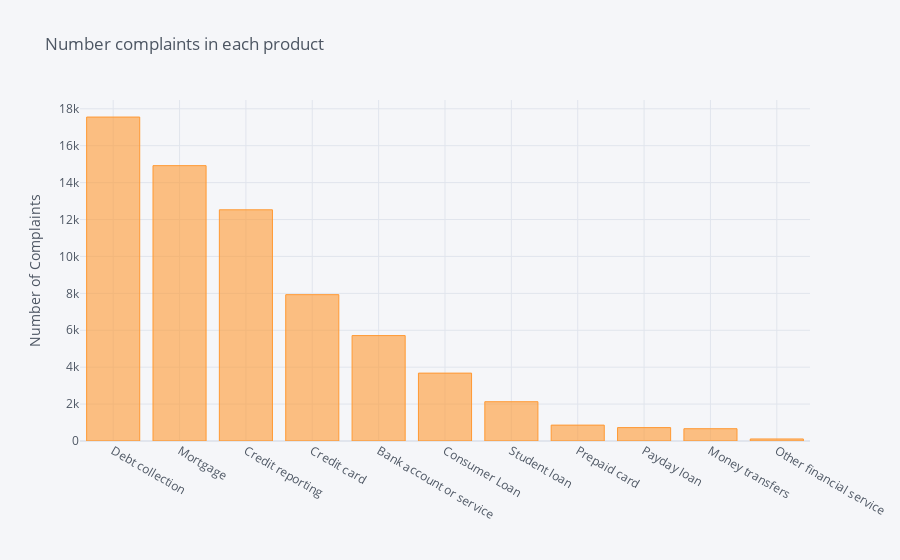

Notebook code for this chart:
### Code cell
data1['product'].value_counts().sort_values(ascending=False).iplot(kind='bar', yTitle='Number of Complaints', 
                                                                title='Number complaints in each product')

### Figure 1 — Plotly figure (JSON) as saved in the notebook; plotly's stock layout.template omitted (floating-point values rounded to 4 significant figures)
{"data": [{"marker": {"color": "rgba(255, 153, 51, 0.6)", "line": {"color": "rgba(255, 153, 51, 1.0)", "width": 1}}, "name": "product", "orientation": "v", "text": "", "x": ["Debt collection", "Mortgage", "Credit reporting", "Credit card", "Bank account or service", "Consumer Loan", "Student loan", "Prepaid card", "Payday loan", "Money transfers", "Other financial service"], "y": [17552, 14919, 12526, 7929, 5711, 3678, 2128, 861, 726, 666, 110], "type": "bar"}], "layout": {"legend": {"bgcolor": "#F5F6F9", "font": {"color": "#4D5663"}}, "paper_bgcolor": "#F5F6F9", "plot_bgcolor": "#F5F6F9", "title": {"font": {"color": "#4D5663"}, "text": "Number complaints in each product"}, "xaxis": {"gridcolor": "#E1E5ED", "showgrid": true, "tickfont": {"color": "#4D5663"}, "title": {"font": {"color": "#4D5663"}, "text": ""}, "zerolinecolor": "#E1E5ED", "type": "category", "range": [-0.5, 10.5], "autorange": true}, "yaxis": {"gridcolor": "#E1E5ED", "showgrid": true, "tickfont": {"color": "#4D5663"}, "title": {"font": {"color": "#4D5663"}, "text": "Number of Complaints"}, "zerolinecolor": "#E1E5ED", "type": "linear", "range": [0, 18480.0], "autorange": true}, "autosize": true}}
